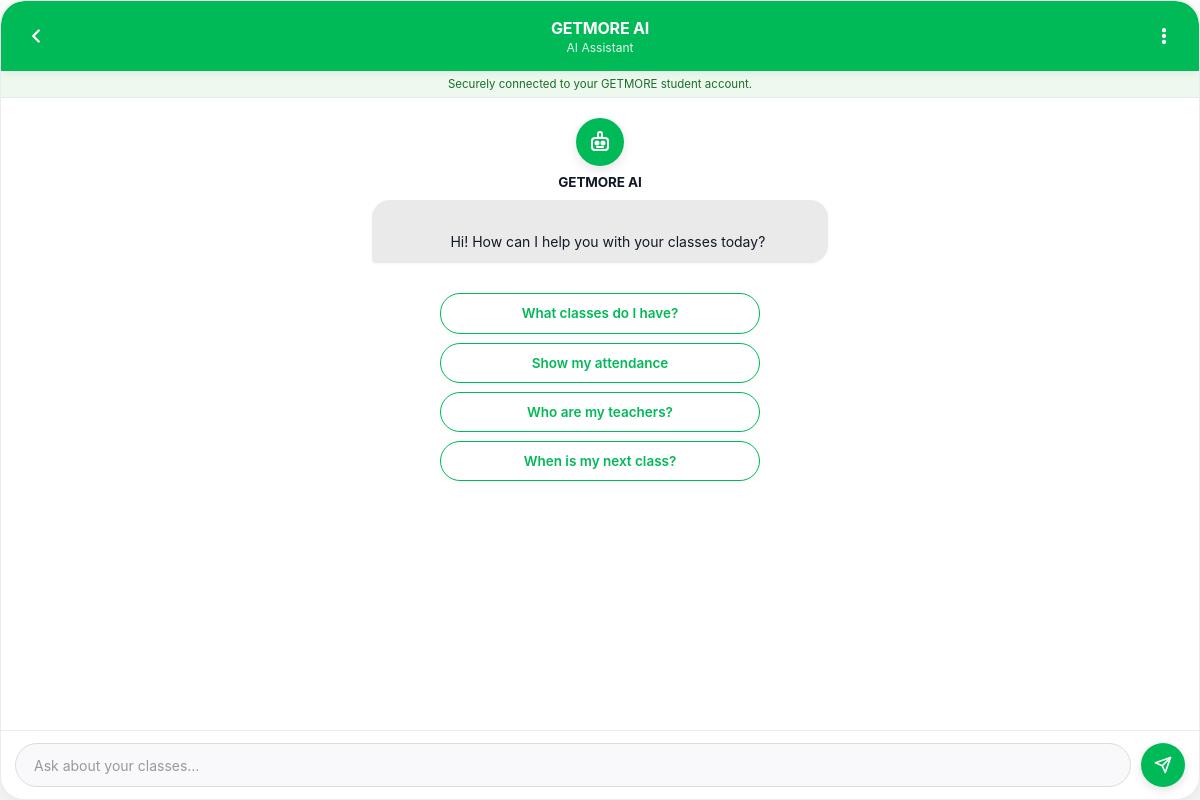
The app's page /chat.php with its own data.
### tables this page shows
CREATE TABLE assistants (
    id INT UNSIGNED NOT NULL AUTO_INCREMENT,
    name VARCHAR(255) NOT NULL,
    description TEXT NULL,
    purpose TEXT NULL,
    welcome_message TEXT NULL,
    enabled TINYINT(1) NOT NULL DEFAULT 1,
    theme_primary_color VARCHAR(20) DEFAULT '#00B957',
    theme_secondary_color VARCHAR(20) DEFAULT '#F3F4F6',
    theme_text_color VARCHAR(20) DEFAULT '#111827',
    theme_header_text_color VARCHAR(20) DEFAULT '#FFFFFF',
    user_bubble_color VARCHAR(20) DEFAULT '#ECFDF3',
    assistant_bubble_color VARCHAR(20) DEFAULT '#EAEAEA',
    chat_background_color VARCHAR(20) DEFAULT '#FFFFFF',
    starter_messages TEXT NULL,
    header_subtitle VARCHAR(255) DEFAULT 'AI Assistant',
    created_at DATETIME NOT NULL DEFAULT CURRENT_TIMESTAMP,
    updated_at DATETIME NOT NULL DEFAULT CURRENT_TIMESTAMP ON UPDATE CURRENT_TIMESTAMP,
    PRIMARY KEY (id)
);

### src/Env.php (called while the page is built, shortened)
<?php
final class Env
{
    private static array $values = [];
    public static function get(string $key, ?string $default = null): ?string
    {
        $value = getenv($key);
        if ($value !== false) {
            return $value;
        }
        return self::$values[$key] ?? $default;
    }
}

### bootstrap.php (called while the page is built, shortened)
<?php
require_once APP_ROOT . '/src/Env.php';
require_once APP_ROOT . '/src/Database.php';
require_once APP_ROOT . '/src/AssistantRepository.php';
function ai_base_path(): string
{
    return rtrim(Env::get('APP_BASE_PATH', '/ai-assistant') ?: '/ai-assistant', '/');
}

### src/AssistantRepository.php (called while the page is built, shortened)
<?php
final class AssistantRepository
{
    public function getAssistant(int $id = 1): array
    {
        $stmt = $this->pdo->prepare(
            'SELECT * FROM assistants WHERE id = ? LIMIT 1'
        );
        $stmt->execute([$id]);
        $assistant = $stmt->fetch();
        return $assistant;
    }
}

### src/Database.php (called while the page is built, shortened)
<?php
final class Database
{
    private static ?PDO $pdo = null;
    public static function connection(): PDO
    {
        $host = Env::get('AI_DB_HOST', '127.0.0.1');
        $port = Env::get('AI_DB_PORT', '3306');
        $name = Env::get('AI_DB_NAME', 'getmore_ai');
        $user = Env::get('AI_DB_USER', 'root');
        $pass = Env::get('AI_DB_PASSWORD', '');
        $dsn = sprintf(
            'mysql:host=%s;port=%s;dbname=%s;charset=utf8mb4',
            $host,
            $port,
            $name
        );
        self::$pdo = new PDO($dsn, $user, $pass, [
            PDO::ATTR_ERRMODE => PDO::ERRMODE_EXCEPTION,
            PDO::ATTR_DEFAULT_FETCH_MODE => PDO::FETCH_ASSOC,
            PDO::ATTR_EMULATE_PREPARES => false,
        ]);
        return self::$pdo;
    }
}

### chat.php (the view, shortened to what this page needs)
<?php
require_once __DIR__ . '/bootstrap.php';
$assistant = [
    'name' => 'GETMORE AI',
    'welcome_message' => 'Hi! How can I help you with your classes today?',
    'enabled' => 1,
    'theme_primary_color' => '#00B957',
    'theme_secondary_color' => '#F3F4F6',
    'theme_text_color' => '#111827',
    'theme_header_text_color' => '#FFFFFF',
    'user_bubble_color' => '#ECFDF3',
    'assistant_bubble_color' => '#EAEAEA',
    'chat_background_color' => '#FFFFFF',
    'starter_messages' => '["What classes do I have?","Show my attendance","Who are my teachers?","When is my next class?"]',
    'header_subtitle' => 'AI Assistant',
];
try {
    $repository = new AssistantRepository(Database::connection());
    $assistant = $repository->getAssistant(1);
} catch (Throwable $e) {
}
$base = ai_base_path();
$enabled = !empty($assistant['enabled']);
$themePrimaryColor = (string) ($assistant['theme_primary_color'] ?? '#00B957');
$headerSubtitle = (string) ($assistant['header_subtitle'] ?? 'AI Assistant');
$starterMessages = [];
if (!empty($assistant['starter_messages'])) {
    $decoded = json_decode((string) $assistant['starter_messages'], true);
    if (is_array($decoded)) {
        $starterMessages = $decoded;
    }
}
?>
<!doctype html>
<html lang="en">
<head>
    <link rel="stylesheet" href="<?= htmlspecialchars($base) ?>/assets/chat.css">
</head>
<body>
<div
    class="chat-shell"
    data-api-url="<?= htmlspecialchars($base) ?>/api/chat.php"
    data-enabled="<?= $enabled ? '1' : '0' ?>"
    data-primary-color="<?= htmlspecialchars($themePrimaryColor) ?>"
>
    <header class="chat-header">
        <button type="button" class="header-icon-btn" id="header-back-btn" aria-label="Back">
            <svg width="22" height="22" viewBox="0 0 24 24" fill="none" stroke="currentColor" stroke-width="2.5" stroke-linecap="round" stroke-linejoin="round">
                <path d="M15 18l-6-6 6-6"/>
            </svg>
        </button>
        <div class="header-info">
            <strong class="header-name"><?= htmlspecialchars((string) $assistant['name']) ?></strong>
            <span class="header-subtitle"><?= htmlspecialchars($enabled ? $headerSubtitle : 'Currently unavailable') ?></span>
        </div>
        <button type="button" class="header-icon-btn" id="header-menu-btn" aria-label="Menu">
            <svg width="20" height="20" viewBox="0 0 24 24" fill="none" stroke="currentColor" stroke-width="2.2" stroke-linecap="round" stroke-linejoin="round">
                <circle cx="12" cy="12" r="1.5"/>
                <circle cx="12" cy="5" r="1.5"/>
                <circle cx="12" cy="19" r="1.5"/>
            </svg>
        </button>
    </header>
    <div id="auth-status" class="auth-status">
    </div>
    <main id="messages" class="messages">
        <div class="assistant-intro">
            <div class="assistant-avatar" aria-hidden="true">
            </div>
            <div class="assistant-intro-name"><?= htmlspecialchars((string) $assistant['name']) ?></div>
            <div class="bubble assistant-bubble welcome-bubble">
                <?= nl2br(htmlspecialchars((string) $assistant['welcome_message'])) ?>
            </div>
        </div>
        <?php if ($starterMessages !== []): ?>
            <div id="starter-buttons" class="starter-buttons">
                <?php foreach ($starterMessages as $starter): ?>
                    <button type="button" class="starter-btn" data-message="<?= htmlspecialchars((string) $starter) ?>">
                        <?= htmlspecialchars((string) $starter) ?>
                    </button>
                <?php endforeach; ?>
            </div>
        <?php endif; ?>
    </main>
    <form id="chat-form" class="composer" autocomplete="off">
        <input
            id="chat-input"
            maxlength="2000"
            placeholder="Ask about your classes…"
            <?= $enabled ? '' : 'disabled' ?>
        >
        <button type="submit" id="chat-send-btn" aria-label="Send message" <?= $enabled ? '' : 'disabled' ?>>
            <svg width="18" height="18" viewBox="0 0 24 24" fill="none" stroke="currentColor" stroke-width="2.2" stroke-linecap="round" stroke-linejoin="round">
                <line x1="22" y1="2" x2="11" y2="13"/>
                <polygon points="22 2 15 22 11 13 2 9 22 2"/>
            </svg>
        </button>
    </form>
</div>
</body>
</html>

### records on screen
assistants: name "GETMORE AI", header_subtitle "AI Assistant", welcome_message "Hi! How can I help you with your classes today?", starter_messages "What classes do I have?", starter_messages "Show my attendance", starter_messages "Who are my teachers?", starter_messages "When is my next class?"
